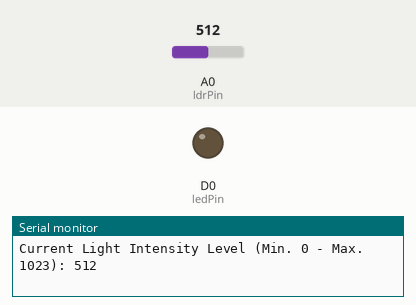
Recording of a sketch running on a simulated ESP8266 (NodeMCU). On the bench: output pins drawn as LEDs (lit = HIGH), the last lines printed to the serial monitor. Inputs (shaded band) come from the test bench; at power-on: A0 (ldrPin) = 512.

Above: at 1.2 s.
1.3 s: A0 (ldrPin) set to 489
At 2.2 s:
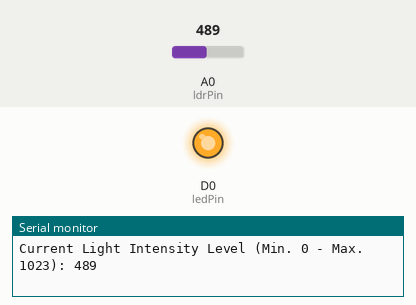
2.9 s: A0 (ldrPin) set to 510
At 3.5 s:
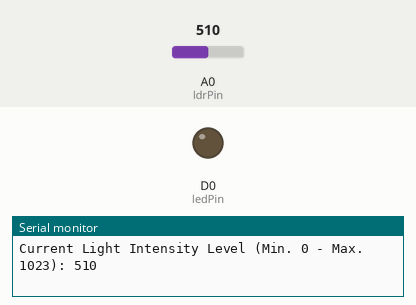
4.5 s: A0 (ldrPin) set to 490
At 4.9 s:
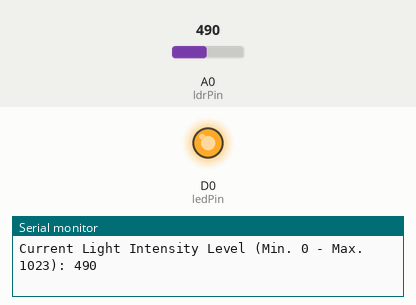
Timing chart, 0 to 7.5 s (numbered marks = the images above; inputs shaded):
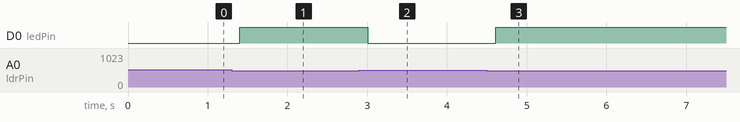

Measured:
- the behaviour switches between 500 and 499 on A0 (ldrPin) (found by bisection; images 0 and 1)
- after the input at 1.3 s, D0 (ledPin): LOW → HIGH after 0.10 s
- after the input at 2.9 s, D0 (ledPin): HIGH → LOW after 0.11 s
- after the input at 4.5 s, D0 (ledPin): LOW → HIGH after 0.11 s

The sketch:

02_LDR_Read_SerialPrint_LED-Out.ino
```cpp
#define ledPin D0
#define ldrPin A0

int IntensityThreshold = 500;

void setup()
{
  Serial.begin(115200);
  pinMode(ledPin, OUTPUT);
  pinMode(ldrPin, INPUT);
}

void loop()
{
  int ldrValue = analogRead(ldrPin);

  Serial.println("Current Light Intensity Level (Min. 0 - Max. 1023): " + String(ldrValue));

  if (ldrValue < IntensityThreshold)
  {
    digitalWrite(ledPin, HIGH);
  }
  else
  {
    digitalWrite(ledPin, LOW);
  }
  delay (200);
}
```
